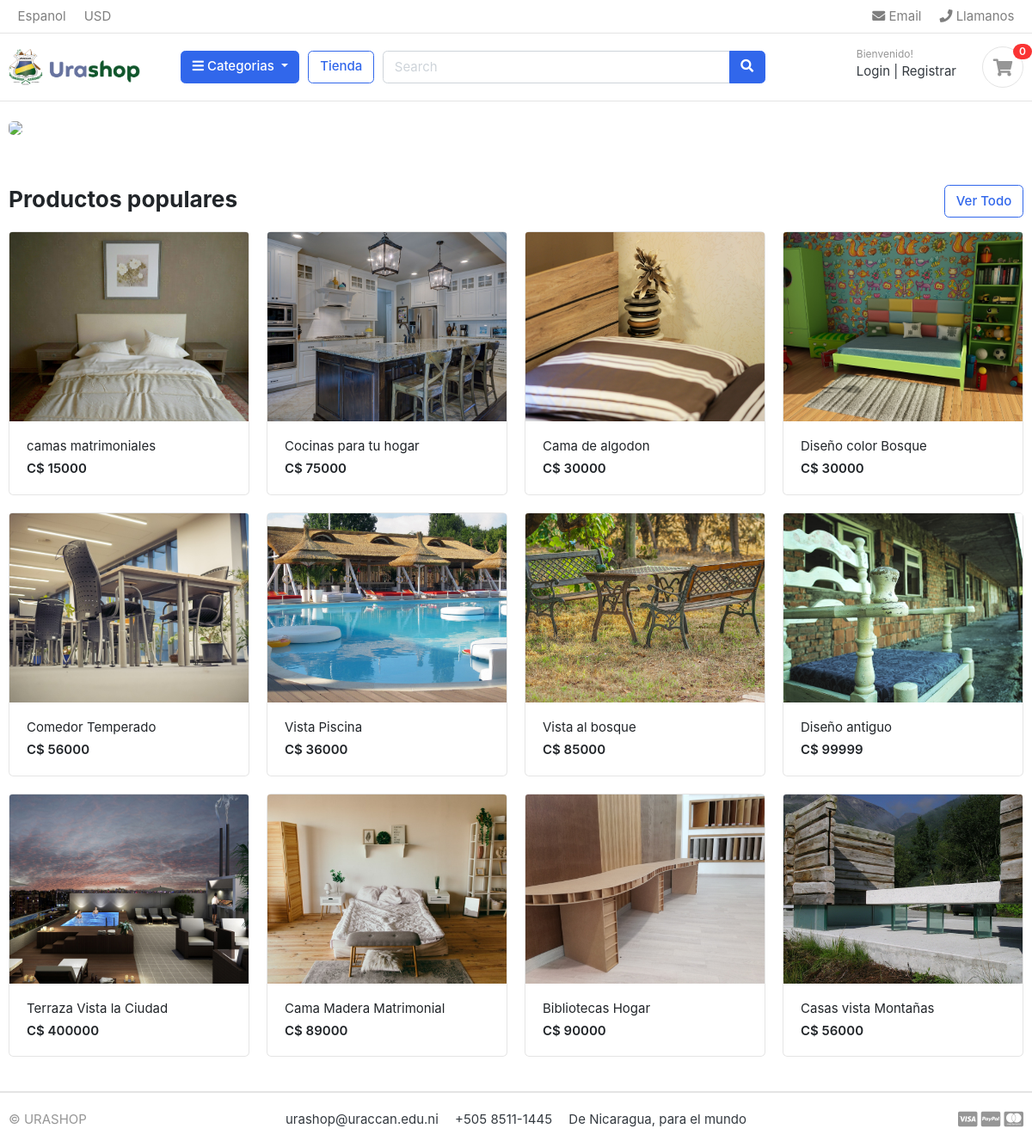
The page / on the database its author committed.
### store/models.py (models this page shows, shortened)
class Product(models.Model):
    product_name = models.CharField(max_length=100, unique=True)
    description = models.TextField(max_length=255, unique=True)
    slug = models.CharField(max_length=100, unique=True)
    price = models.IntegerField()
    images= models.ImageField(upload_to='photos/products')
    stock = models.IntegerField()
    is_available = models.BooleanField(default=True)
    category = models.ForeignKey(Category, on_delete=models.CASCADE)
    created_date =models.DateTimeField(auto_now_add=True)
    modified_date = models.DateTimeField(auto_now=True)

### salesavi/views.py (the view)
# urls.py: 2. Add a URL to urlpatterns:  path('', views.home, name='home')
def home (request):
    products = Product.objects.all().filter(is_available=True)
    context = {
        'products': products,
    }
    return render(request, 'home.html', context)

### templates/home.html
{% extends 'base.html' %}
{% load static %}
{% block content %}
<section class="section-intro padding-y-sm">
<div class="container">
<div class="intro-banner-wrap">
	<img src="{% static 'images/banners/banner02.jpg'%}" class="img-fluid rounded">
</div>
</div>
</section>
<section class="section-name padding-y-sm">
<div class="container">
<header class="section-heading">
	<a href="./store.html" class="btn btn-outline-primary float-right">Ver Todo</a>
	<h3 class="section-title">Productos populares</h3>
</header>
<div class="row">
	{% for product in products %}
	<div class="col-md-3">
		<div class="card card-product-grid">
			<a href="./product-detail.html" class="img-wrap"> <img src="{{ product.images.url }}"> </a>
			<figcaption class="info-wrap">
				<a href="./product-detail.html" class="title">{{ product.product_name }}</a>
				<div class="price mt-1"> C$ {{ product.price }}</div>
			</figcaption>
		</div>
	</div>
	{% endfor %}
</div>
</div>
</section>
</body>
</html>
{% endblock %}

### static/css/ui.css (style rules this page uses)
html { font-family: "Inter", sans-serif; font-size: 15px; }
.img-wrap { text-align: center; display: block; }
.img-wrap img { max-width: 100%; }
.padding-y-sm { padding-top: 20px; padding-bottom: 20px; }
.section-heading { margin-bottom: 20px; margin-top: 15px; }
.section-title { color: #212529; }
[class*=card-product] a.title { color: #212529; display: block; }
[class*=card-product] .img-wrap { overflow: hidden; position: relative; }
[class*=card-product] .img-wrap img { height: 100%; max-width: 100%; width: auto; display: inline-block; -o-object-fit: cover; object-fit: cover; }
.card-product-grid { margin-bottom: 20px; }
.card-product-grid .img-wrap { border-radius: 0.2rem 0.2rem 0 0; height: 220px; }
.card-product-grid .info-wrap { overflow: hidden; padding: 18px 20px; }
.card .img-wrap { overflow: hidden; }
.price { font-weight: 600; color: #212529; }

### rows shown on the page
Product: images (picture), product_name "camas matrimoniales", price "15000"
Product: images (picture), product_name "Cocinas para tu hogar", price "75000"
Product: images (picture), product_name "Cama de algodon", price "30000"
Product: images (picture), product_name "Diseño color Bosque", price "30000"
Product: images (picture), product_name "Comedor Temperado", price "56000"
Product: images (picture), product_name "Vista Piscina", price "36000"
Product: images (picture), product_name "Vista al bosque", price "85000"
Product: images (picture), product_name "Diseño antiguo", price "99999"
Product: images (picture), product_name "Terraza Vista la Ciudad", price "400000"
Product: images (picture), product_name "Cama Madera Matrimonial", price "89000"
Product: images (picture), product_name "Bibliotecas Hogar", price "90000"
Product: images (picture), product_name "Casas vista Montañas", price "56000"
